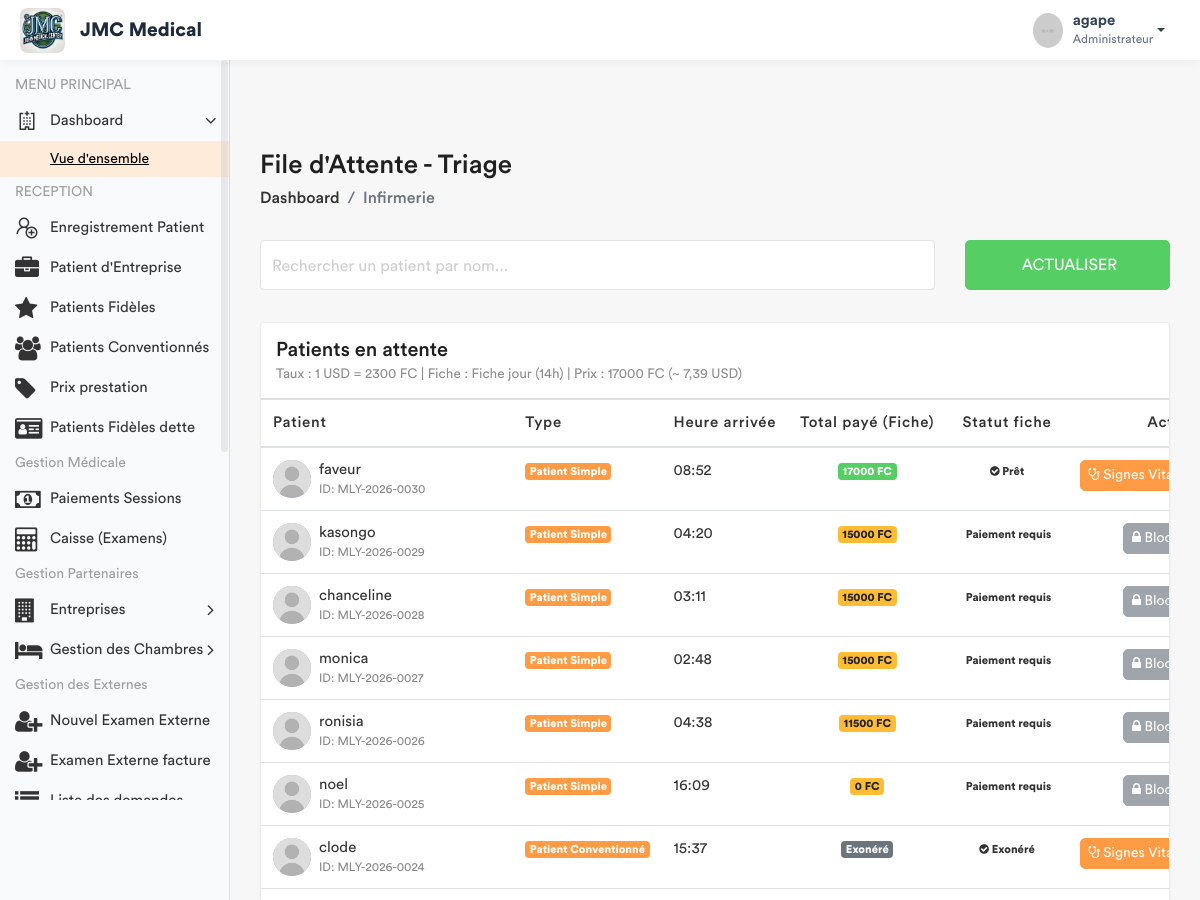
The app's page /infirmerie/attente/ (signed in, upper part), older data.
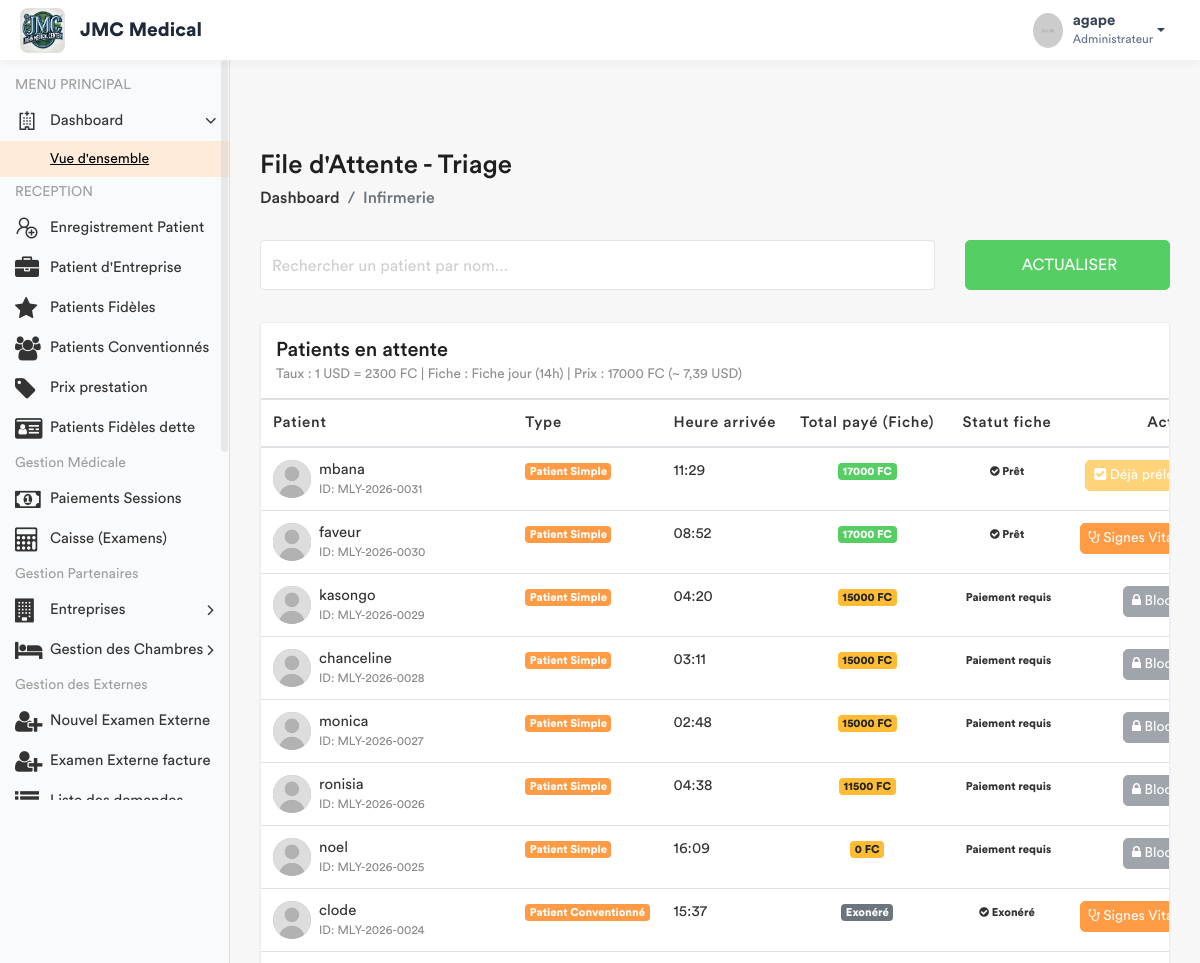
The same page, newer data.
### app/models.py (models this page shows, shortened)
class Patient(models.Model):
    TYPE_CHOICES = [
        ('SIMPLE', 'Patient Simple'),
        ('FIDELE', 'Patient Fidèle'),
        ('CONVENTIONNE', 'Patient Conventionné'),
    ]
    code_patient = models.CharField(max_length=20, unique=True, editable=False)
    noms = models.CharField(max_length=100)
    service = models.ForeignKey('Service', on_delete=models.PROTECT, related_name='patients', null=True)
    sexe = models.CharField(max_length=1, choices=[('M', 'Masculin'), ('F', 'Féminin')])
    age = models.CharField(max_length=30)
    adresse = models.TextField()
    telephone = models.CharField(max_length=20)
    hopital = models.ForeignKey(Hopital , on_delete=models.SET_NULL , related_name= 'patient_hopital', null = True)
    type_patient = models.CharField(max_length=15, choices=TYPE_CHOICES, default='SIMPLE')
    a_carte_fidelite = models.BooleanField(default=False, verbose_name="Possède carte de fidélité")
    entreprise = models.ForeignKey(
        'Entreprise',
        on_delete=models.SET_NULL,
        null=True,
        blank=True,
        related_name='patients',
        verbose_name="Entreprise (si conventionné)"
    )
    fiche_payee = models.BooleanField(default=False)
    created_by = models.ForeignKey(User, on_delete=models.SET_NULL, null=True, related_name='patients_crees')
    date_creation = models.DateTimeField(auto_now_add=True)
    date_modification = models.DateTimeField(auto_now=True)

### app/views.py (the view)
# urls.py: path('infirmerie/attente/', views.liste_attente_triage, name='liste_attente_triage'),
@login_required
def liste_attente_triage(request):
    taux = ConfigurationHopital.get_taux()  # 1 USD = taux CDF
    role = Fonction.objects.select_related('hopital', 'fonctionKey').filter(userKey=request.user).first()
    hopital_user = role.hopital if role else None
    if not hopital_user:
        messages.error(request, "Votre compte n'est rattaché à aucun hôpital.")
        return redirect('enregistrement_patient')
    now = timezone.now()
    if timezone.is_naive(now):
        now = timezone.make_aware(now, timezone.get_current_timezone())
    now_local = timezone.localtime(now)
    heure_actuelle = now_local.hour
    est_nuit = heure_actuelle >= 16 or heure_actuelle < 7
    libelle_cible = "Fiche nuit" if est_nuit else "Fiche jour"
    prestation_fiche = Prestation.objects.filter(
        categorie='ADM',
        libelle__icontains=libelle_cible,
        hopital=hopital_user
    ).first()
    if not prestation_fiche:
        messages.error(
            request,
            f"La prestation '{libelle_cible}' n'est pas configurée pour votre hôpital."
        )
        prix_fiche_cdf = Decimal('0')
    else:
        prix_fiche_cdf = prestation_fiche.prix or Decimal('0')
    prix_fiche_usd = prix_fiche_cdf / taux if taux else Decimal('0')
    patients_liste = Patient.objects.filter(hopital=hopital_user).order_by('-date_creation')
    for patient in patients_liste:
        if patient.type_patient != 'SIMPLE':
            patient.a_solde_fiche = True
            patient.total_fiche_cdf = Decimal('0')  # ou total_fiche_usd si tu veux garder ce champ
            patient.doit_payer_fiche = False
        else:
            patient.doit_payer_fiche = True
            paiements = Paiement.objects.filter(
                patient=patient,
                service='FICHE',
                hopital=hopital_user
            )
            total_paye_cdf = Decimal('0')
            for p in paiements:
                if p.devise == 'CDF':
                    total_paye_cdf += p.montant_verse
                else:  # USD
                    total_paye_cdf += p.montant_verse * taux
            patient.total_fiche_cdf = total_paye_cdf
            patient.a_solde_fiche = total_paye_cdf >= prix_fiche_cdf
        patient.a_signes_vitaux_deja_pris = SigneVital.objects.filter(patient=patient).exists()
    fonctionKey = role.fonctionKey.roleName if (role and role.fonctionKey) else None
    return render(request, 'back-end/infirmerie/liste_attente.html', {
        'patients': patients_liste,
        'taux': taux,
        'prix_fiche': prix_fiche_usd,      # pour affichage en USD si tu veux
        'prix_fiche_cdf': prix_fiche_cdf,  # pour affichage en CDF
        'fonctionKey': fonctionKey,
        'libelle_cible': libelle_cible,
        'est_nuit': est_nuit,
        'heure_actuelle': heure_actuelle,
    })

### app/models.py (called while the page is built)
    @classmethod
    def get_taux(cls):
        config = cls.objects.first()
        if config:
            return config.taux_usd_en_cdf
        return Decimal('2500.00')

### app/templates/back-end/infirmerie/liste_attente.html (shortened to what the changed rows need)
<!DOCTYPE html>
{% load static %}
<html lang="fr">
    <head>
        {% include 'back-end/includes/css.html' %}
    </head>
    <body>
        <div class="main-wrapper">
            <div class="page-wrapper">
                <div class="content container-fluid">
                    <div class="card card-table mt-3">
                        <div class="card-body">
                            <div class="table-responsive">
                                <table class="table table-hover table-center mb-0" id="patientTable">
                                    <thead>
                                        <tr>
                                            <th>Patient</th>
                                            <th>Type</th>
                                            <th>Heure arrivée</th>
                                            <th class="text-center">Total payé (Fiche)</th>
                                            <th class="text-center">Statut fiche</th>
                                            <th class="text-right">Action</th>
                                        </tr>
                                    </thead>
                                    <tbody>
                                        {% for patient in patients %}
                                        <tr>
                                            <td>
                                                <h2 class="table-avatar">
                                                    <a href="#" class="avatar avatar-sm mr-2">
                                                        <img class="avatar-img rounded-circle" src="{% static 'back-end/assets/img/user.jpg' %}" alt="User">
                                                    </a>
                                                    <a href="#">{{ patient.noms }} <span>ID: {{ patient.code_patient }}</span></a>
                                                </h2>
                                            </td>
                                            <td><span class="badge badge-primary">{{ patient.get_type_patient_display }}</span></td>
                                            <td>{{ patient.date_creation|date:"H:i" }}</td>
                                            <td class="text-center">
                                                {% if patient.type_patient != 'SIMPLE' %}
                                                    <span class="badge badge-secondary">Exonéré</span>
                                                {% else %}
                                                    <span class="badge {% if patient.a_solde_fiche %}badge-success{% else %}badge-warning{% endif %}">
                                                        {{ patient.total_fiche_cdf|floatformat:0 }} FC
                                                    </span>
                                                {% endif %}
                                            </td>
                                            <td class="text-center">
                                                {% if patient.type_patient != 'SIMPLE' %}
                                                    <span class="badge badge-success-border"><i class="fa fa-check-circle"></i> Exonéré</span>
                                                {% elif patient.a_solde_fiche %}
                                                    <span class="badge badge-success-border"><i class="fa fa-check-circle"></i> Prêt</span>
                                                {% else %}
                                                    <span class="badge badge-danger-border"> Paiement requis</span>
                                                {% endif %}
                                            </td>
                                            <td class="text-right">
                                                {% if patient.type_patient != 'SIMPLE' %}
                                                    {% if patient.a_signes_vitaux_deja_pris %}
                                                        <button class="btn btn-warning btn-sm" disabled>
                                                            <i class="fa fa-check-square"></i> Déjà prélevé
                                                        </button>
                                                    {% else %}
                                                        <a href="{% url 'saisir_signes' patient.id %}" class="btn btn-primary btn-sm">
                                                            <i class="fa fa-stethoscope"></i> Signes Vitaux
                                                        </a>
                                                    {% endif %}
                                                {% elif not patient.a_solde_fiche and patient.doit_payer_fiche %}
                                                    <button class="btn btn-secondary btn-sm" disabled title="Le patient doit solder la fiche">
                                                        <i class="fa fa-lock"></i> Bloqué
                                                    </button>
                                                {% elif patient.a_signes_vitaux_deja_pris %}
                                                    <button class="btn btn-warning btn-sm" disabled>
                                                        <i class="fa fa-check-square"></i> Déjà prélevé
                                                    </button>
                                                {% else %}
                                                    <a href="{% url 'saisir_signes' patient.id %}" class="btn btn-primary btn-sm">
                                                        <i class="fa fa-stethoscope"></i> Signes Vitaux
                                                    </a>
                                                {% endif %}
                                            </td>
                                        </tr>
                                        {% empty %}
                                        <tr>
                                            <td colspan="6" class="text-center py-4">Aucun patient en attente.</td>
                                        </tr>
                                        {% endfor %}
                                    </tbody>
                                </table>
                            </div>
                        </div>
                    </div>
                </div>
            </div>
        </div>
    </body>
</html>

Row changes from the older to the newer data that the page shows:
added Patient: noms "mbana", code_patient "MLY-2026-0031", type_patient "Patient Simple", date_creation "11:29", total_fiche_cdf "17000", shows "Prêt", shows "Déjà…"
